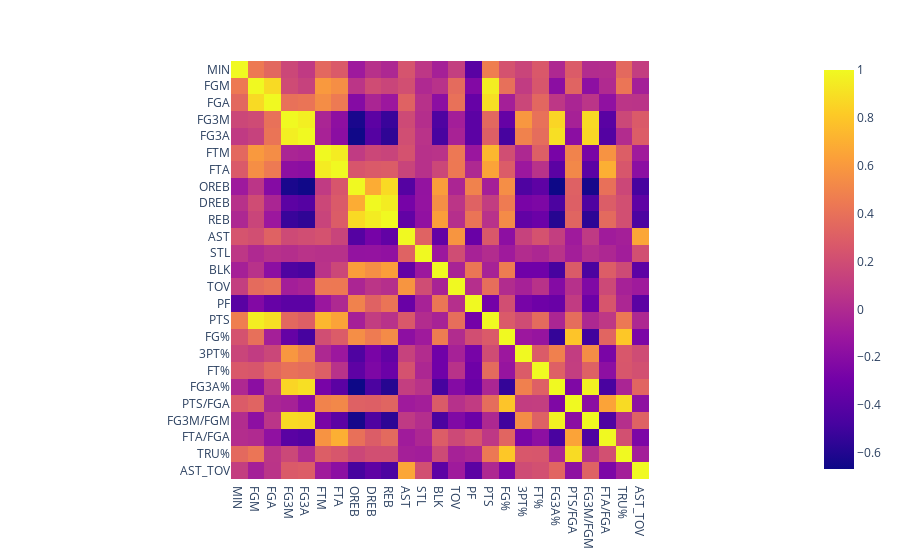

The notebook cell saved with this chart:
### Code cell
# altering data to show stat per min played for better comparability 
#filter out players with less then 50 min/season total
data_per_min = data.groupby(['PLAYER','PLAYER_ID','Year'])[total_cols].sum().reset_index()
for col in data_per_min.columns[4:]:
    data_per_min[col] = data_per_min[col]/data_per_min['MIN']

data_per_min['FG%'] = data_per_min['FGM']/data_per_min['FGA'] #shooting percentage
data_per_min['3PT%'] = data_per_min['FG3M']/data_per_min['FG3A'] #shooting percentage
data_per_min['FT%'] = data_per_min['FTM']/data_per_min['FTA'] #shooting percentage
data_per_min['FG3A%'] = data_per_min['FG3A']/data_per_min['FGA'] #percentage of 3pt attems
data_per_min['PTS/FGA'] = data_per_min['PTS']/data_per_min['FGA'] #avg points per attempt
data_per_min['FG3M/FGM'] = data_per_min['FG3M']/data_per_min['FGM'] #percentage of field goal makes from behind arc
data_per_min['FTA/FGA'] = data_per_min['FTA']/data_per_min['FGA'] #free throw rate
data_per_min['TRU%'] = data_per_min['PTS']/(data_per_min['FGA']+0.475*data_per_min['FTA']) #true shooting percentage(not actual percetage)
data_per_min['AST_TOV'] = data_per_min['AST']/data_per_min['TOV'] #turnaover ratio

data_per_min = data_per_min[data_per_min['MIN']>=50]
data_per_min.drop(columns='PLAYER_ID', inplace=True)

fig = px.imshow(data_per_min.corr())

fig.show()
fig.write_html('heat_corr.html')
#dark purple shows negative correlation between stats
#bright yellow shows positive correlation between stats

### Figure 1 — Plotly figure (JSON) as saved in the notebook; plotly's stock layout.template omitted (floating-point values rounded to 4 significant figures; data arrays with more than 128 entries replaced by an {"elided": "..."} marker saying what was removed)
{"data": [{"coloraxis": "coloraxis", "hovertemplate": "x: %{x}<br>y: %{y}<br>color: %{z}<extra></extra>", "name": "0", "type": "heatmap", "x": ["MIN", "FGM", "FGA", "FG3M", "FG3A", "FTM", "FTA", "OREB", "DREB", "REB", "AST", "STL", "BLK", "TOV", "PF", "PTS", "FG%", "3PT%", "FT%", "FG3A%", "PTS/FGA", "FG3M/FGM", "FTA/FGA", "TRU%", "AST_TOV"], "xaxis": "x", "y": ["MIN", "FGM", "FGA", "FG3M", "FG3A", "FTM", "FTA", "OREB", "DREB", "REB", "AST", "STL", "BLK", "TOV", "PF", "PTS", "FG%", "3PT%", "FT%", "FG3A%", "PTS/FGA", "FG3M/FGM", "FTA/FGA", "TRU%", "AST_TOV"], "yaxis": "y", "z": {"elided": "25x25 float values"}}], "layout": {"coloraxis": {"colorscale": [[0, "#0d0887"], [0.1111, "#46039f"], [0.2222, "#7201a8"], [0.3333, "#9c179e"], [0.4444, "#bd3786"], [0.5556, "#d8576b"], [0.6667, "#ed7953"], [0.7778, "#fb9f3a"], [0.8889, "#fdca26"], [1, "#f0f921"]]}, "margin": {"t": 60}, "xaxis": {"anchor": "y", "constrain": "domain", "domain": [0, 1], "scaleanchor": "y"}, "yaxis": {"anchor": "x", "autorange": "reversed", "constrain": "domain", "domain": [0, 1]}}}
